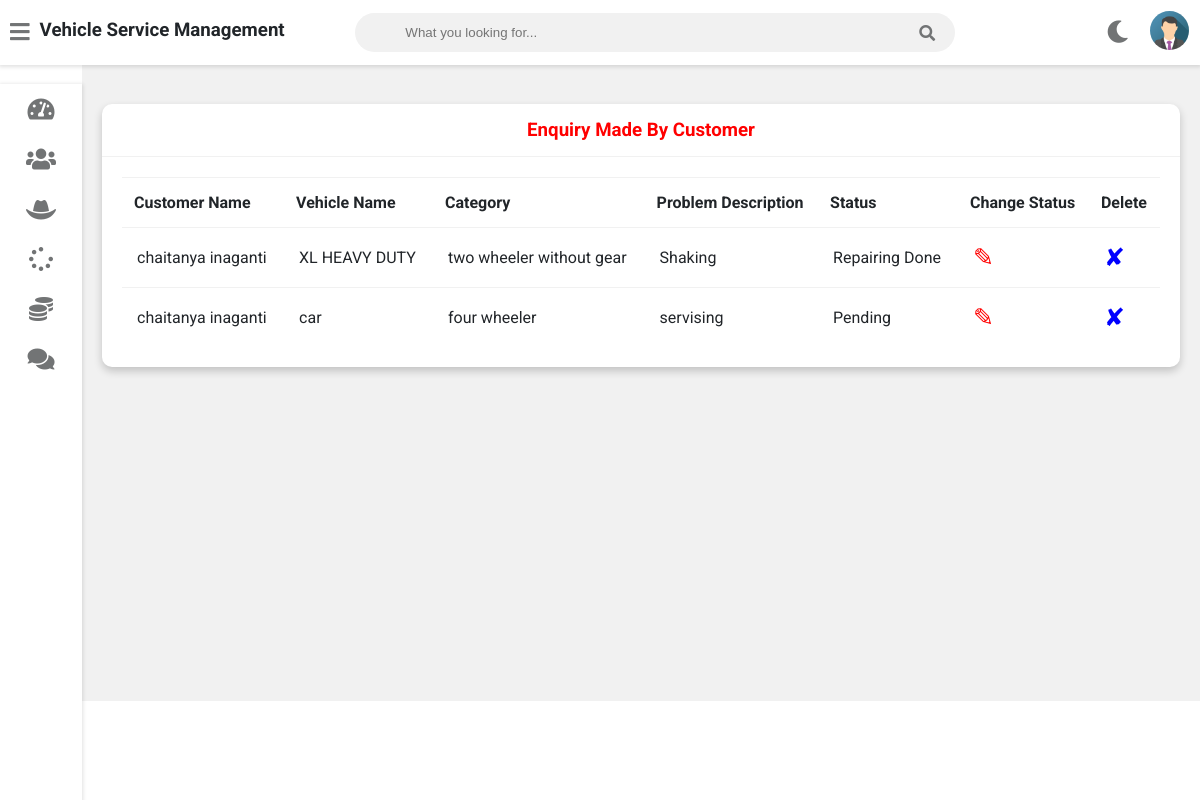
Page /admin-view-request (signed in) on the committed database.
### vehicleserviceapp/models.py (models this page shows, shortened)
class Customer(models.Model):
    user=models.OneToOneField(User,on_delete=models.CASCADE)
    profile_pic= models.ImageField(upload_to='profile_pic/CustomerProfilePic/',null=True,blank=True)
    address = models.CharField(max_length=40)
    mobile = models.CharField(max_length=20,null=False)
    @property
    def get_name(self):
        return self.user.first_name+" "+self.user.last_name

class Request(models.Model):
    cat=(('two wheeler with gear','two wheeler with gear'),('two wheeler without gear','two wheeler without gear'),('three wheeler','three wheeler'),('four wheeler','four wheeler'))
    category=models.CharField(max_length=50,choices=cat)
    vehicle_no=models.PositiveIntegerField(null=False)
    vehicle_name = models.CharField(max_length=40,null=False)
    vehicle_model = models.CharField(max_length=40,null=False)
    vehicle_brand = models.CharField(max_length=40,null=False)
    problem_description = models.CharField(max_length=500,null=False)
    date=models.DateField(auto_now=True)
    cost=models.PositiveIntegerField(null=True)
    customer=models.ForeignKey('Customer', on_delete=models.CASCADE,null=True)
    mechanic=models.ForeignKey('Mechanic',on_delete=models.CASCADE,null=True)
    stat=(('Pending','Pending'),('Approved','Approved'),('Repairing','Repairing'),('Repairing Done','Repairing Done'),('Released','Released'))
    status=models.CharField(max_length=50,choices=stat,default='Pending',null=True)

### vehicleserviceapp/views.py (the view)
# urls.py: path('admin-view-request',views.admin_view_request_view,name='admin-view-request'),
@login_required(login_url='adminlogin')
def admin_view_request_view(request):
    enquiry=models.Request.objects.all().order_by('-id')
    customers=[]
    for enq in enquiry:
        customer=models.Customer.objects.get(id=enq.customer_id)
        customers.append(customer)
    return render(request,'vehicle/admin_view_request.html',{'data':zip(customers,enquiry)})

### templates/vehicle/admin_view_request.html
{% extends 'vehicle/adminbase.html' %}
{% block content %}
	<div class="wrapper">
		<div class="row">
			<div class="col-12 col-m-12 col-sm-12">
				<div class="card">
					<div class="card-header">
						<h3 style="color:red; text-align:center" >Enquiry Made By Customer
						</h3>
					</div>
					<div class="card-content">
						<table>
							<thead>
                <tr>
                  <th>Customer Name</th>
                  <th>Vehicle Name</th>
                  <th>Category</th>
                  <th>Problem Description</th>
                  <th>Status</th>
                  <th>Change Status</th>
                  <th>Delete</th>
                </tr>
							</thead>
							<tbody>
                {% for c,r in data %}
                <tr>
                  <td> {{c.get_name}}</td>
                  <td> {{r.vehicle_name}}</td>
                  <td>{{r.category}}</td>
                  <td>{{r.problem_description}}</td>
                  <td>{{r.status}}</td>
                  <td><a  style="color:red; text-decoration:none;font-size:25px;" href="{% url 'change-status' r.id  %}">&#9998;</a></td>
                  <td><a style="color:blue; text-decoration:none;font-size:25px;"href="{% url 'admin-delete-request' r.id  %}">&#10008;</a></td>
                </tr>
                {% endfor %}
							</tbody>
						</table>
					</div>
				</div>
			</div>
		</div>
<br><br><br><br><br><br><br><br><br><br><br><br><br><br><br><br>
	</div>
{% endblock content %}

### static/style.css (style rules this page uses)
:root { --primary-color: #4834d4; --success-color: #6ab04c; --warning-color: #f0932b; --danger-color: #eb4d4b; --light-color: #212529; --light-second-color: #727475; --light-background: #ffffff; --light-second-background: #f1f1f1; --dark-color: #909090; --dark-second-color: #f5f6fa; --dark-background: #23242D; --dark-second-background: #181818; }
.light { --main-bg-color: var(--light-background); --second-bg-color: var(--light-second-background); --main-color: var(--light-color); --second-color: var(--light-second-color); }
* { box-sizing: border-box; }
body { font-family: 'Roboto', sans-serif; background: var(--main-bg-color); color: var(--main-color); margin: 0; }
.wrapper { padding: 10px; margin-left: 82px; padding-top: 75px; background: var(--second-bg-color); transition: margin-left .5s; }
.row { display: flex; flex-wrap: wrap; flex-direction: row; }
.row:after, .row:before { box-sizing: border-box; }
[class*="col-"] { padding: 10px; }
@media only screen and (min-width: 600px) { .col-sm-12 { width: 100%; } }
@media only screen and (min-width: 768px) { .col-m-12 { width: 100%; } }
@media only screen and (min-width: 992px) { .col-12 { width: 100%; } }
.card { background: var(--main-bg-color); color: var(--main-color); border-radius: 10px; margin-bottom: 10px; box-shadow: 0 4px 8px 0 rgba(0,0,0,0.2); }
.card-header { padding: 15px 30px; border-bottom: 1px solid var(--second-bg-color); position: relative; }
.card-header h3 { margin: 0; }
.card-content { padding: 20px; overflow-x: auto; }
table { border-collapse: collapse; width: 100%; }
table td { border-top: 1px solid var(--second-bg-color); padding: 15px; }
table th { border-top: 1px solid var(--second-bg-color); border-bottom: 1px solid var(--second-bg-color); padding: 15px 12px; text-align: left; }

### rows in the picture
Customer: get_name "chaitanya inaganti", vehicle_name "XL HEAVY DUTY", category "two wheeler without gear", problem_description "Shaking", status "Repairing Done", vehicle_name "car", category "four wheeler", problem_description "servising", status "Pending"
